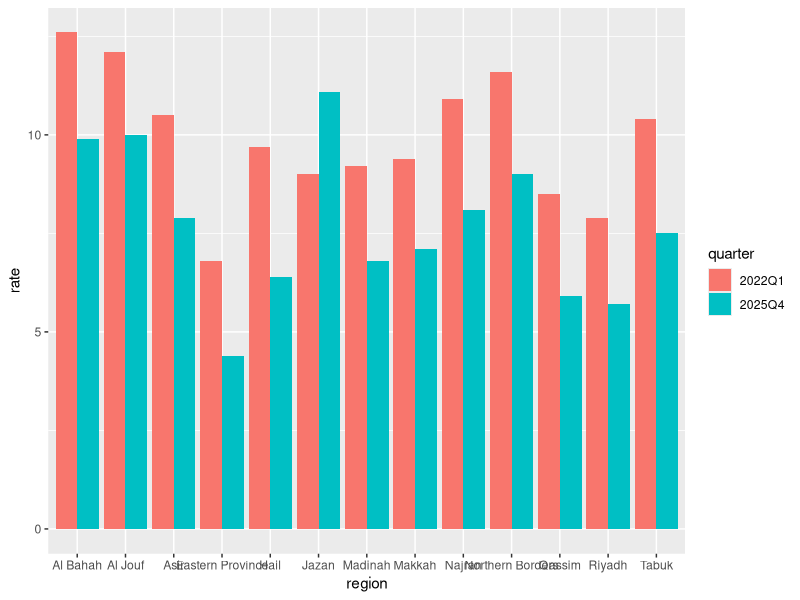

Source code (R):
## ---- chunk 1
#| include: false
library(tidyverse)
ends <- read_csv("unemployment.csv") |>
  filter(region != "Kingdom",
         date %in% range(date))
## ---- chunk 2
#| fig-width: 8
#| fig-height: 5.5
ggplot(ends, aes(region, rate, fill = quarter)) +
  geom_col(position = "dodge")
